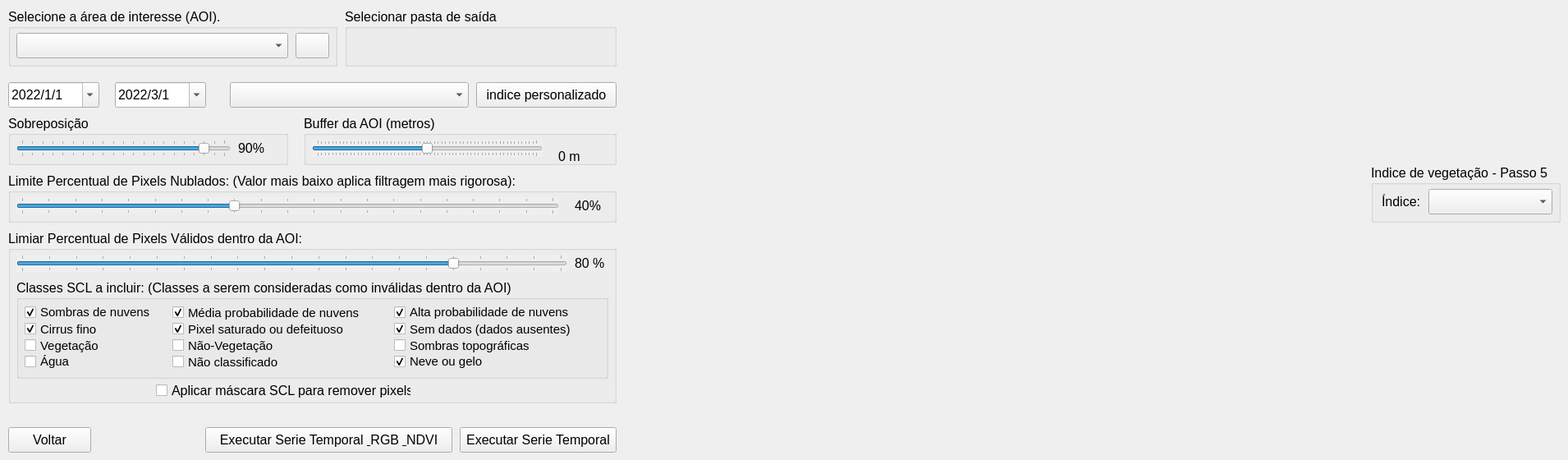
   <widget class="QWidget" name="tab_4">
    <attribute name="title">
     <string>Configurações</string>
    </attribute>
    <widget class="QGroupBox" name="groupBox_11">
     <property name="geometry">
      <rect>
       <x>10</x>
       <y>10</y>
       <width>401</width>
       <height>71</height>
      </rect>
     </property>
     <property name="font">
      <font>
       <pointsize>12</pointsize>
       <weight>50</weight>
       <bold>false</bold>
      </font>
     </property>
     <property name="title">
      <string>Selecione a área de interesse (AOI).</string>
     </property>
     <widget class="QPushButton" name="update_vector">
      <property name="geometry">
       <rect>
        <x>350</x>
        <y>30</y>
        <width>41</width>
        <height>31</height>
       </rect>
      </property>
      <property name="font">
       <font>
        <pointsize>12</pointsize>
       </font>
      </property>
      <property name="text">
       <string/>
      </property>
      <property name="icon">
       <iconset>
        <normaloff>../medias/refresh-3104.png</normaloff>../medias/refresh-3104.png</iconset>
      </property>
     </widget>
     <widget class="QComboBox" name="vector_layer_combobox">
      <property name="geometry">
       <rect>
        <x>10</x>
        <y>30</y>
        <width>331</width>
        <height>31</height>
       </rect>
      </property>
      <property name="font">
       <font>
        <pointsize>12</pointsize>
       </font>
      </property>
     </widget>
    </widget>
    <widget class="QPushButton" name="QPushButton_back">
     <property name="enabled">
      <bool>true</bool>
     </property>
     <property name="geometry">
      <rect>
       <x>10</x>
       <y>520</y>
       <width>101</width>
       <height>31</height>
      </rect>
     </property>
     <property name="font">
      <font>
       <pointsize>12</pointsize>
      </font>
     </property>
     <property name="text">
      <string>Voltar</string>
     </property>
     <property name="icon">
      <iconset>
       <normaloff>../medias/icons8-back-button-50.png</normaloff>../medias/icons8-back-button-50.png</iconset>
     </property>
    </widget>
    <widget class="QDateEdit" name="incioedit">
     <property name="geometry">
      <rect>
       <x>10</x>
       <y>100</y>
       <width>111</width>
       <height>31</height>
      </rect>
     </property>
     <property name="font">
      <font>
       <pointsize>12</pointsize>
      </font>
     </property>
     <property name="dateTime">
      <datetime>
       <hour>0</hour>
       <minute>0</minute>
       <second>0</second>
       <year>2022</year>
       <month>1</month>
       <day>1</day>
      </datetime>
     </property>
     <property name="displayFormat">
      <string>yyyy/M/d</string>
     </property>
     <property name="calendarPopup">
      <bool>true</bool>
     </property>
     <property name="date">
      <date>
       <year>2022</year>
       <month>1</month>
       <day>1</day>
      </date>
     </property>
    </widget>
    <widget class="QDateEdit" name="finaledit">
     <property name="geometry">
      <rect>
       <x>140</x>
       <y>100</y>
       <width>111</width>
       <height>31</height>
      </rect>
     </property>
     <property name="font">
      <font>
       <pointsize>12</pointsize>
      </font>
     </property>
     <property name="dateTime">
      <datetime>
       <hour>0</hour>
       <minute>0</minute>
       <second>0</second>
       <year>2022</year>
       <month>3</month>
       <day>1</day>
      </datetime>
     </property>
     <property name="currentSection">
      <enum>QDateTimeEdit::YearSection</enum>
     </property>
     <property name="displayFormat">
      <string>yyyy/M/d</string>
     </property>
     <property name="calendarPopup">
      <bool>true</bool>
     </property>
     <property name="timeSpec">
      <enum>Qt::LocalTime</enum>
     </property>
     <property name="date">
      <date>
       <year>2022</year>
       <month>3</month>
       <day>1</day>
      </date>
     </property>
    </widget>
    <widget class="QComboBox" name="series_indice">
     <property name="geometry">
      <rect>
       <x>280</x>
       <y>100</y>
       <width>291</width>
       <height>31</height>
      </rect>
     </property>
     <property name="font">
      <font>
       <pointsize>12</pointsize>
      </font>
     </property>
    </widget>
    <widget class="QPushButton" name="setup_custom">
     <property name="geometry">
      <rect>
       <x>580</x>
       <y>100</y>
       <width>171</width>
       <height>31</height>
      </rect>
     </property>
     <property name="font">
      <font>
       <pointsize>12</pointsize>
      </font>
     </property>
     <property name="text">
      <string>indice personalizado</string>
     </property>
    </widget>
    <widget class="QGroupBox" name="groupBox_14">
     <property name="geometry">
      <rect>
       <x>10</x>
       <y>140</y>
       <width>341</width>
       <height>61</height>
      </rect>
     </property>
     <property name="font">
      <font>
       <pointsize>12</pointsize>
      </font>
     </property>
     <property name="title">
      <string>Sobreposição</string>
     </property>
     <widget class="QSlider" name="horizontalSlider_aio_cover">
      <property name="enabled">
       <bool>true</bool>
      </property>
      <property name="geometry">
       <rect>
        <x>10</x>
        <y>30</y>
        <width>261</width>
        <height>21</height>
       </rect>
      </property>
      <property name="autoFillBackground">
       <bool>false</bool>
      </property>
      <property name="minimum">
       <number>0</number>
      </property>
      <property name="maximum">
       <number>100</number>
      </property>
      <property name="singleStep">
       <number>5</number>
      </property>
      <property name="pageStep">
       <number>5</number>
      </property>
      <property name="value">
       <number>90</number>
      </property>
      <property name="sliderPosition">
       <number>90</number>
      </property>
      <property name="orientation">
       <enum>Qt::Horizontal</enum>
      </property>
      <property name="tickPosition">
       <enum>QSlider::TicksBothSides</enum>
      </property>
     </widget>
     <widget class="QLabel" name="label_coverage">
      <property name="geometry">
       <rect>
        <x>280</x>
        <y>30</y>
        <width>51</width>
        <height>21</height>
       </rect>
      </property>
      <property name="font">
       <font>
        <pointsize>12</pointsize>
       </font>
      </property>
      <property name="text">
       <string>90%</string>
      </property>
     </widget>
     <widget class="QLabel" name="label_3">
      <property name="geometry">
       <rect>
        <x>120</x>
        <y>-40</y>
        <width>31</width>
        <height>21</height>
       </rect>
      </property>
      <property name="text">
       <string>90%</string>
      </property>
     </widget>
    </widget>
    <widget class="QGroupBox" name="groupBox_28">
     <property name="geometry">
      <rect>
       <x>370</x>
       <y>140</y>
       <width>381</width>
       <height>61</height>
      </rect>
     </property>
     <property name="font">
      <font>
       <pointsize>12</pointsize>
      </font>
     </property>
     <property name="title">
      <string>Buffer da AOI (metros):</string>
     </property>
     <widget class="QLabel" name="label_buffer">
      <property name="geometry">
       <rect>
        <x>310</x>
        <y>40</y>
        <width>51</width>
        <height>21</height>
       </rect>
      </property>
      <property name="font">
       <font>
        <pointsize>12</pointsize>
       </font>
      </property>
      <property name="text">
       <string>0 m</string>
      </property>
     </widget>
     <widget class="QSlider" name="horizontalSlider_buffer">
      <property name="enabled">
       <bool>true</bool>
      </property>
      <property name="geometry">
       <rect>
        <x>10</x>
        <y>30</y>
        <width>281</width>
        <height>21</height>
       </rect>
      </property>
      <property name="autoFillBackground">
       <bool>true</bool>
      </property>
      <property name="minimum">
       <number>-300</number>
      </property>
      <property name="maximum">
       <number>300</number>
      </property>
      <property name="singleStep">
       <number>10</number>
      </property>
      <property name="pageStep">
       <number>10</number>
      </property>
      <property name="value">
       <number>0</number>
      </property>
      <property name="sliderPosition">
       <number>0</number>
      </property>
      <property name="orientation">
       <enum>Qt::Horizontal</enum>
      </property>
      <property name="tickPosition">
       <enum>QSlider::TicksBothSides</enum>
      </property>
     </widget>
    </widget>
    <widget class="QGroupBox" name="groupBox_6">
     <property name="geometry">
      <rect>
       <x>10</x>
       <y>210</y>
       <width>741</width>
       <height>61</height>
      </rect>
     </property>
     <property name="font">
      <font>
       <pointsize>12</pointsize>
      </font>
     </property>
     <property name="title">
      <string>Limite Percentual de Pixels Nublados: (Valor mais baixo aplica filtragem mais rigorosa):</string>
     </property>
     <widget class="QSlider" name="horizontalSlider_total_pixel_limit">
      <property name="enabled">
       <bool>true</bool>
      </property>
      <property name="geometry">
       <rect>
        <x>10</x>
        <y>30</y>
        <width>661</width>
        <height>21</height>
       </rect>
      </property>
      <property name="autoFillBackground">
       <bool>true</bool>
      </property>
      <property name="minimum">
       <number>0</number>
      </property>
      <property name="maximum">
       <number>100</number>
      </property>
      <property name="singleStep">
       <number>5</number>
      </property>
      <property name="pageStep">
       <number>5</number>
      </property>
      <property name="value">
       <number>40</number>
      </property>
      <property name="sliderPosition">
       <number>40</number>
      </property>
      <property name="orientation">
       <enum>Qt::Horizontal</enum>
      </property>
      <property name="tickPosition">
       <enum>QSlider::TicksBothSides</enum>
      </property>
     </widget>
     <widget class="QLabel" name="label_cloud">
      <property name="geometry">
       <rect>
        <x>690</x>
        <y>30</y>
        <width>51</width>
        <height>21</height>
       </rect>
      </property>
      <property name="font">
       <font>
        <pointsize>12</pointsize>
       </font>
      </property>
      <property name="text">
       <string>40%</string>
      </property>
     </widget>
    </widget>
    <widget class="QGroupBox" name="groupBox_15">
     <property name="geometry">
      <rect>
       <x>10</x>
       <y>280</y>
       <width>741</width>
       <height>211</height>
      </rect>
     </property>
     <property name="font">
      <font>
       <pointsize>12</pointsize>
      </font>
     </property>
     <property name="title">
      <string>Limiar Percentual de Pixels Válidos dentro da AOI:</string>
     </property>
     <widget class="QSlider" name="horizontalSlider_local_pixel_limit">
      <property name="enabled">
       <bool>true</bool>
      </property>
      <property name="geometry">
       <rect>
        <x>10</x>
        <y>30</y>
        <width>671</width>
        <height>21</height>
       </rect>
      </property>
      <property name="autoFillBackground">
       <bool>true</bool>
      </property>
      <property name="minimum">
       <number>0</number>
      </property>
      <property name="maximum">
       <number>100</number>
      </property>
      <property name="singleStep">
       <number>5</number>
      </property>
      <property name="pageStep">
       <number>5</number>
      </property>
      <property name="value">
       <number>80</number>
      </property>
      <property name="sliderPosition">
       <number>80</number>
      </property>
      <property name="orientation">
       <enum>Qt::Horizontal</enum>
      </property>
      <property name="tickPosition">
       <enum>QSlider::TicksBothSides</enum>
      </property>
     </widget>
     <widget class="QLabel" name="label_cloud_aoi">
      <property name="geometry">
       <rect>
        <x>690</x>
        <y>30</y>
        <width>47</width>
        <height>21</height>
       </rect>
      </property>
      <property name="font">
       <font>
        <pointsize>12</pointsize>
       </font>
      </property>
      <property name="text">
       <string>80 %</string>
      </property>
     </widget>
     <widget class="QGroupBox" name="groupBox_9">
      <property name="geometry">
       <rect>
        <x>10</x>
        <y>60</y>
        <width>721</width>
        <height>121</height>
       </rect>
      </property>
      <property name="font">
       <font>
        <pointsize>12</pointsize>
       </font>
      </property>
      <property name="title">
       <string>Classes SCL a incluir: (Classes a serem consideradas como inválidas dentro da AOI)</string>
      </property>
      <widget class="QCheckBox" name="mask_class3">
       <property name="geometry">
        <rect>
         <x>10</x>
         <y>30</y>
         <width>161</width>
         <height>20</height>
        </rect>
       </property>
       <property name="font">
        <font>
         <pointsize>11</pointsize>
        </font>
       </property>
       <property name="text">
        <string>Sombras de nuvens</string>
       </property>
       <property name="checked">
        <bool>true</bool>
       </property>
      </widget>
      <widget class="QCheckBox" name="mask_class6">
       <property name="geometry">
        <rect>
         <x>10</x>
         <y>90</y>
         <width>91</width>
         <height>20</height>
        </rect>
       </property>
       <property name="font">
        <font>
         <pointsize>11</pointsize>
        </font>
       </property>
       <property name="text">
        <string>Água</string>
       </property>
      </widget>
      <widget class="QCheckBox" name="mask_class8">
       <property name="geometry">
        <rect>
         <x>190</x>
         <y>30</y>
         <width>241</width>
         <height>21</height>
        </rect>
       </property>
       <property name="font">
        <font>
         <pointsize>11</pointsize>
        </font>
       </property>
       <property name="text">
        <string>Média probabilidade de nuvens</string>
       </property>
       <property name="checked">
        <bool>true</bool>
       </property>
      </widget>
      <widget class="QCheckBox" name="mask_class1">
       <property name="geometry">
        <rect>
         <x>190</x>
         <y>50</y>
         <width>241</width>
         <height>21</height>
        </rect>
       </property>
       <property name="font">
        <font>
         <pointsize>11</pointsize>
        </font>
       </property>
       <property name="text">
        <string>Pixel saturado ou defeituoso</string>
       </property>
       <property name="checked">
        <bool>true</bool>
       </property>
      </widget>
      <widget class="QCheckBox" name="mask_class0">
       <property name="geometry">
        <rect>
         <x>460</x>
         <y>50</y>
         <width>241</width>
         <height>21</height>
        </rect>
       </property>
       <property name="font">
        <font>
         <pointsize>11</pointsize>
        </font>
       </property>
       <property name="text">
        <string>Sem dados (dados ausentes)</string>
       </property>
       <property name="checked">
        <bool>true</bool>
       </property>
      </widget>
      <widget class="QCheckBox" name="mask_class4">
       <property name="geometry">
        <rect>
         <x>10</x>
         <y>70</y>
         <width>111</width>
         <height>21</height>
        </rect>
       </property>
       <property name="font">
        <font>
         <pointsize>11</pointsize>
        </font>
       </property>
       <property name="text">
        <string>Vegetação</string>
       </property>
      </widget>
      <widget class="QCheckBox" name="mask_class5">
       <property name="geometry">
        <rect>
         <x>190</x>
         <y>70</y>
         <width>141</width>
         <height>21</height>
        </rect>
       </property>
       <property name="font">
        <font>
         <pointsize>11</pointsize>
        </font>
       </property>
       <property name="text">
        <string>Não-Vegetação</string>
       </property>
      </widget>
      <widget class="QCheckBox" name="mask_class7">
       <property name="geometry">
        <rect>
         <x>190</x>
         <y>90</y>
         <width>131</width>
         <height>21</height>
        </rect>
       </property>
       <property name="font">
        <font>
         <pointsize>11</pointsize>
        </font>
       </property>
       <property name="text">
        <string>Não classificado</string>
       </property>
      </widget>
      <widget class="QCheckBox" name="mask_class2">
       <property name="geometry">
        <rect>
         <x>460</x>
         <y>70</y>
         <width>241</width>
         <height>21</height>
        </rect>
       </property>
       <property name="font">
        <font>
         <pointsize>11</pointsize>
        </font>
       </property>
       <property name="text">
        <string>Sombras topográficas</string>
       </property>
      </widget>
      <widget class="QCheckBox" name="mask_class9">
       <property name="geometry">
        <rect>
         <x>460</x>
         <y>30</y>
         <width>231</width>
         <height>20</height>
        </rect>
       </property>
       <property name="font">
        <font>
         <pointsize>11</pointsize>
        </font>
       </property>
       <property name="text">
        <string>Alta probabilidade de nuvens</string>
       </property>
       <property name="checked">
        <bool>true</bool>
       </property>
      </widget>
      <widget class="QCheckBox" name="mask_class10">
       <property name="geometry">
        <rect>
         <x>10</x>
         <y>50</y>
         <width>101</width>
         <height>21</height>
        </rect>
       </property>
       <property name="font">
        <font>
         <pointsize>11</pointsize>
        </font>
       </property>
       <property name="text">
        <string>Cirrus fino</string>
       </property>
       <property name="checked">
        <bool>true</bool>
       </property>
      </widget>
      <widget class="QCheckBox" name="mask_class11">
       <property name="geometry">
        <rect>
         <x>460</x>
         <y>90</y>
         <width>121</width>
         <height>20</height>
        </rect>
       </property>
       <property name="font">
        <font>
         <pointsize>11</pointsize>
        </font>
       </property>
       <property name="text">
        <string>Neve ou gelo</string>
       </property>
       <property name="checked">
        <bool>true</bool>
       </property>
      </widget>
     </widget>
     <widget class="QCheckBox" name="mask">
      <property name="geometry">
       <rect>
        <x>180</x>
        <y>180</y>
        <width>311</width>
        <height>31</height>
       </rect>
      </property>
      <property name="font">
       <font>
        <pointsize>12</pointsize>
       </font>
      </property>
      <property name="text">
       <string>Aplicar máscara SCL para remover pixels</string>
      </property>
     </widget>
    </widget>
    <widget class="QGroupBox" name="groupBox_21">
     <property name="geometry">
      <rect>
       <x>1670</x>
       <y>200</y>
       <width>231</width>
       <height>71</height>
      </rect>
     </property>
     <property name="font">
      <font>
       <pointsize>12</pointsize>
      </font>
     </property>
     <property name="title">
      <string>Indice de vegetação - Passo 5</string>
     </property>
     <widget class="QComboBox" name="series_indice_2">
      <property name="geometry">
       <rect>
        <x>70</x>
        <y>30</y>
        <width>151</width>
        <height>31</height>
       </rect>
      </property>
      <property name="font">
       <font>
        <pointsize>12</pointsize>
       </font>
      </property>
     </widget>
     <widget class="QLabel" name="label_7">
      <property name="geometry">
       <rect>
        <x>13</x>
        <y>30</y>
        <width>51</width>
        <height>31</height>
       </rect>
      </property>
      <property name="font">
       <font>
        <pointsize>12</pointsize>
       </font>
      </property>
      <property name="text">
       <string>Índice:</string>
      </property>
     </widget>
    </widget>
    <widget class="QGroupBox" name="groupBox_10">
     <property name="geometry">
      <rect>
       <x>420</x>
       <y>10</y>
       <width>331</width>
       <height>71</height>
      </rect>
     </property>
     <property name="font">
      <font>
       <pointsize>12</pointsize>
       <weight>50</weight>
       <italic>false</italic>
       <bold>false</bold>
      </font>
     </property>
     <property name="title">
      <string>Selecionar pasta de saída</string>
     </property>
     <widget class="QgsFileWidget" name="mQgsFileWidget">
      <property name="geometry">
       <rect>
        <x>20</x>
        <y>20</y>
        <width>301</width>
        <height>51</height>
       </rect>
      </property>
      <property name="font">
       <font>
        <family>Arial</family>
        <pointsize>12</pointsize>
       </font>
      </property>
      <property name="storageMode">
       <enum>QgsFileWidget::GetDirectory</enum>
      </property>
     </widget>
    </widget>
    <widget class="QPushButton" name="loadtimeseries">
     <property name="geometry">
      <rect>
       <x>560</x>
       <y>520</y>
       <width>191</width>
       <height>31</height>
      </rect>
     </property>
     <property name="font">
      <font>
       <pointsize>12</pointsize>
      </font>
     </property>
     <property name="text">
      <string>Executar Serie Temporal</string>
     </property>
    </widget>
    <widget class="QPushButton" name="load">
     <property name="geometry">
      <rect>
       <x>250</x>
       <y>520</y>
       <width>301</width>
       <height>31</height>
      </rect>
     </property>
     <property name="font">
      <font>
       <pointsize>12</pointsize>
      </font>
     </property>
     <property name="text">
      <string>Executar Serie Temporal &amp; RGB &amp; NDVI</string>
     </property>
    </widget>
   </widget>
